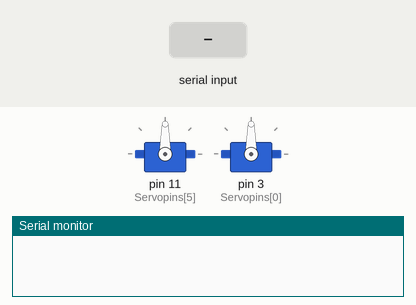
Simulated run of this sketch. Board: Arduino Uno, built with avr-gcc and run on an emulated ATmega328P. On the bench: 2 × servo, the last lines printed to the serial monitor. The test bench sets the inputs (shaded band).

Above: at 3.2 s.
3.3 s: "a" received over Serial
At 3.76 s:
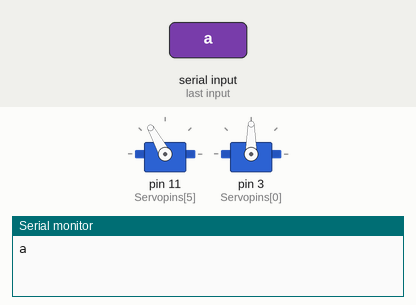
6.3 s: "c" received over Serial
At 8.74 s:
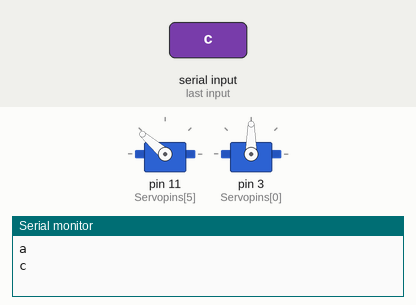
12.3 s: "b" received over Serial
At 14.3 s:
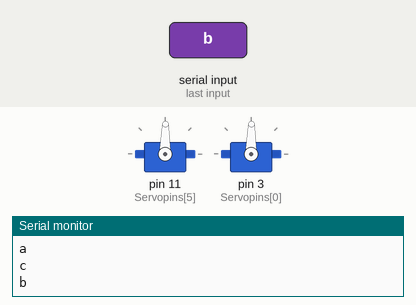
Timing chart, 0 to 15.8 s (numbered marks = the images above; inputs shaded):
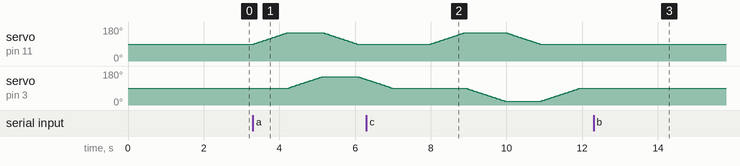

The sketch:

hextest1.ino
```cpp
#include<Servo.h>
Servo servoFrontLeft;
Servo baseServoFrontLeft;
int pos = 90;
int basepos=90;
int Servopins[6]={3,5,6,9,10,11};

void setup() {
  // put your setup code here, to run once:
  int i;
servoFrontLeft.attach(Servopins[5]);
baseServoFrontLeft.attach(Servopins[0]);
servoFrontLeft.write(pos);
baseServoFrontLeft.write(pos);
delay(2000);
Serial.begin(9600);
}

void loop() {
  // put your main code here, to run repeatedly:
  String response;
  while (Serial.available())
    {
      char c = Serial.read();
      response += c;

    }
  if(response.length()>0){
    Serial.println(response);

    if(response == "a"){
      fwd();
    }
    else if( response == "b"){
      servoFrontLeft.write(pos);
baseServoFrontLeft.write(pos);
    }
    else if(response == "c"){
      bck();
    }


   response ="";
  delay(1000);


  }
}


void fwd(){
  for(pos =90;pos<=150;pos++){
    servoFrontLeft.write(pos);
    delay(15);
  }
  for(basepos = 90 ; basepos<=150;basepos++){
    baseServoFrontLeft.write(basepos);
    delay(15);
  }

  for(pos =150;pos>=90;pos--){
    servoFrontLeft.write(pos);
    delay(15);
  }

  for(basepos = 150 ; basepos>=90;basepos--){
    baseServoFrontLeft.write(basepos);
    delay(15);
  }
}


void bck(){
  for(pos =90;pos<=150;pos++){
    servoFrontLeft.write(pos);
    delay(15);
  }
  for(basepos = 90 ; basepos>=20;basepos--){
    baseServoFrontLeft.write(basepos);
    delay(15);
  }

  for(pos =150;pos>=90;pos--){
    servoFrontLeft.write(pos);
    delay(15);
  }

  for(basepos = 20 ; basepos<=90;basepos++){
    baseServoFrontLeft.write(basepos);
    delay(15);
  }
}
```

Measured:
- after the input at 3.3 s, servo on pin 11 (Servopins[5]): rises from 90° to 150° in 0.90 s, then falls to 90° in 1.8 s; servo on pin 3 (Servopins[0]): rises from 90° to 150° in 0.87 s, then falls to 136° in 1.1 s
- after the input at 6.3 s, servo on pin 11 (Servopins[5]): rises from 90° to 150° in 0.90 s, then falls to 90° in 2.0 s
- after the input at 12.3 s, servo on pin 11 (Servopins[5]), servo on pin 3 (Servopins[0]): 90° → 89° after 0.66 s
